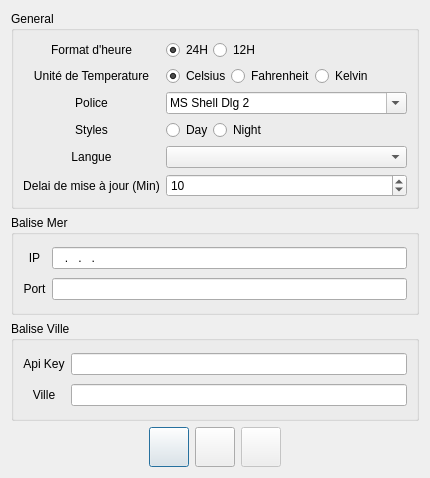
<?xml version="1.0" encoding="UTF-8"?>
<ui version="4.0">
 <class>SettingsDlg</class>
 <widget class="QDialog" name="SettingsDlg">
  <property name="windowModality">
   <enum>Qt::WindowModal</enum>
  </property>
  <property name="geometry">
   <rect>
    <x>0</x>
    <y>0</y>
    <width>430</width>
    <height>478</height>
   </rect>
  </property>
  <property name="sizePolicy">
   <sizepolicy hsizetype="Minimum" vsizetype="Minimum">
    <horstretch>0</horstretch>
    <verstretch>0</verstretch>
   </sizepolicy>
  </property>
  <property name="minimumSize">
   <size>
    <width>430</width>
    <height>478</height>
   </size>
  </property>
  <property name="maximumSize">
   <size>
    <width>430</width>
    <height>478</height>
   </size>
  </property>
  <property name="windowTitle">
   <string>Parametres</string>
  </property>
  <property name="sizeGripEnabled">
   <bool>false</bool>
  </property>
  <property name="modal">
   <bool>true</bool>
  </property>
  <layout class="QVBoxLayout" name="verticalLayout">
   <item>
    <widget class="QGroupBox" name="groupBox">
     <property name="title">
      <string>General</string>
     </property>
     <layout class="QHBoxLayout" name="horizontalLayout_4">
      <item>
       <layout class="QGridLayout" name="gridLayout_3">
        <item row="5" column="0">
         <widget class="QLabel" name="label_10">
          <property name="text">
           <string>Delai de mise à jour (Min)</string>
          </property>
          <property name="alignment">
           <set>Qt::AlignCenter</set>
          </property>
         </widget>
        </item>
        <item row="4" column="0">
         <widget class="QLabel" name="label_9">
          <property name="text">
           <string>Langue</string>
          </property>
          <property name="alignment">
           <set>Qt::AlignCenter</set>
          </property>
         </widget>
        </item>
        <item row="1" column="1">
         <layout class="QHBoxLayout" name="horizontalLayout_3">
          <item>
           <widget class="QWidget" name="widget_4" native="true">
            <layout class="QHBoxLayout" name="horizontalLayout_7">
             <property name="spacing">
              <number>0</number>
             </property>
             <property name="leftMargin">
              <number>0</number>
             </property>
             <property name="topMargin">
              <number>0</number>
             </property>
             <property name="rightMargin">
              <number>0</number>
             </property>
             <property name="bottomMargin">
              <number>0</number>
             </property>
             <item>
              <widget class="QRadioButton" name="rbUnitCelsius">
               <property name="text">
                <string>Celsius</string>
               </property>
               <property name="checked">
                <bool>true</bool>
               </property>
              </widget>
             </item>
             <item>
              <widget class="QRadioButton" name="rbUnitFahrenheit">
               <property name="text">
                <string>Fahrenheit</string>
               </property>
              </widget>
             </item>
             <item>
              <widget class="QRadioButton" name="rbUnitKelvin">
               <property name="text">
                <string>Kelvin</string>
               </property>
              </widget>
             </item>
            </layout>
           </widget>
          </item>
          <item>
           <spacer name="horizontalSpacer_4">
            <property name="orientation">
             <enum>Qt::Horizontal</enum>
            </property>
            <property name="sizeHint" stdset="0">
             <size>
              <width>40</width>
              <height>20</height>
             </size>
            </property>
           </spacer>
          </item>
         </layout>
        </item>
        <item row="3" column="0">
         <widget class="QLabel" name="label_8">
          <property name="text">
           <string>Styles</string>
          </property>
          <property name="alignment">
           <set>Qt::AlignCenter</set>
          </property>
         </widget>
        </item>
        <item row="1" column="0">
         <widget class="QLabel" name="label_6">
          <property name="text">
           <string>Unité de Temperature</string>
          </property>
          <property name="alignment">
           <set>Qt::AlignCenter</set>
          </property>
         </widget>
        </item>
        <item row="0" column="1">
         <layout class="QHBoxLayout" name="horizontalLayout_2">
          <item>
           <widget class="QWidget" name="widget_4" native="true">
            <layout class="QHBoxLayout" name="horizontalLayout_8">
             <property name="spacing">
              <number>0</number>
             </property>
             <property name="leftMargin">
              <number>0</number>
             </property>
             <property name="topMargin">
              <number>0</number>
             </property>
             <property name="rightMargin">
              <number>0</number>
             </property>
             <property name="bottomMargin">
              <number>0</number>
             </property>
             <item>
              <widget class="QRadioButton" name="rbFormat24H">
               <property name="text">
                <string>24H</string>
               </property>
               <property name="checked">
                <bool>true</bool>
               </property>
              </widget>
             </item>
             <item>
              <widget class="QRadioButton" name="rbFormat12H">
               <property name="text">
                <string>12H</string>
               </property>
              </widget>
             </item>
            </layout>
           </widget>
          </item>
          <item>
           <spacer name="horizontalSpacer_3">
            <property name="orientation">
             <enum>Qt::Horizontal</enum>
            </property>
            <property name="sizeHint" stdset="0">
             <size>
              <width>40</width>
              <height>20</height>
             </size>
            </property>
           </spacer>
          </item>
         </layout>
        </item>
        <item row="4" column="1">
         <widget class="QComboBox" name="cbLanguage">
          <property name="currentText">
           <string notr="true"/>
          </property>
         </widget>
        </item>
        <item row="2" column="1">
         <widget class="QFontComboBox" name="cbFontFamily">
          <property name="currentText">
           <string notr="true">MS Shell Dlg 2</string>
          </property>
         </widget>
        </item>
        <item row="2" column="0">
         <widget class="QLabel" name="label_7">
          <property name="text">
           <string>Police</string>
          </property>
          <property name="alignment">
           <set>Qt::AlignCenter</set>
          </property>
         </widget>
        </item>
        <item row="0" column="0">
         <widget class="QLabel" name="label_5">
          <property name="text">
           <string>Format d'heure</string>
          </property>
          <property name="alignment">
           <set>Qt::AlignCenter</set>
          </property>
         </widget>
        </item>
        <item row="5" column="1">
         <widget class="QSpinBox" name="sbDelay">
          <property name="maximum">
           <number>1000</number>
          </property>
          <property name="value">
           <number>10</number>
          </property>
         </widget>
        </item>
        <item row="3" column="1">
         <widget class="QWidget" name="widget_4" native="true">
          <layout class="QHBoxLayout" name="horizontalLayout_9">
           <property name="spacing">
            <number>0</number>
           </property>
           <property name="leftMargin">
            <number>0</number>
           </property>
           <property name="topMargin">
            <number>0</number>
           </property>
           <property name="rightMargin">
            <number>0</number>
           </property>
           <property name="bottomMargin">
            <number>0</number>
           </property>
           <item>
            <widget class="QRadioButton" name="rbStyleDay">
             <property name="text">
              <string>Day</string>
             </property>
            </widget>
           </item>
           <item>
            <widget class="QRadioButton" name="rbStyleNight">
             <property name="text">
              <string>Night</string>
             </property>
            </widget>
           </item>
           <item>
            <spacer name="horizontalSpacer_5">
             <property name="orientation">
              <enum>Qt::Horizontal</enum>
             </property>
             <property name="sizeHint" stdset="0">
              <size>
               <width>40</width>
               <height>20</height>
              </size>
             </property>
            </spacer>
           </item>
          </layout>
         </widget>
        </item>
       </layout>
      </item>
     </layout>
    </widget>
   </item>
   <item>
    <widget class="QGroupBox" name="groupBox_2">
     <property name="title">
      <string>Balise Mer</string>
     </property>
     <layout class="QHBoxLayout" name="horizontalLayout_5">
      <item>
       <layout class="QGridLayout" name="gridLayout_2">
        <item row="0" column="1">
         <widget class="QLineEdit" name="edIP">
          <property name="inputMask">
           <string notr="true">000.000.000.000</string>
          </property>
          <property name="text">
           <string notr="true">...</string>
          </property>
          <property name="echoMode">
           <enum>QLineEdit::Normal</enum>
          </property>
         </widget>
        </item>
        <item row="0" column="0">
         <widget class="QLabel" name="label_3">
          <property name="text">
           <string>IP</string>
          </property>
          <property name="alignment">
           <set>Qt::AlignCenter</set>
          </property>
         </widget>
        </item>
        <item row="1" column="0">
         <widget class="QLabel" name="label_4">
          <property name="text">
           <string>Port</string>
          </property>
          <property name="alignment">
           <set>Qt::AlignCenter</set>
          </property>
         </widget>
        </item>
        <item row="1" column="1">
         <widget class="QLineEdit" name="edPort">
          <property name="inputMask">
           <string notr="true"/>
          </property>
          <property name="text">
           <string notr="true"/>
          </property>
          <property name="maxLength">
           <number>5</number>
          </property>
         </widget>
        </item>
       </layout>
      </item>
     </layout>
    </widget>
   </item>
   <item>
    <widget class="QGroupBox" name="groupBox_3">
     <property name="title">
      <string>Balise Ville</string>
     </property>
     <layout class="QHBoxLayout" name="horizontalLayout_6">
      <item>
       <layout class="QGridLayout" name="gridLayout">
        <item row="1" column="0">
         <widget class="QLabel" name="label_2">
          <property name="text">
           <string>Ville</string>
          </property>
          <property name="alignment">
           <set>Qt::AlignCenter</set>
          </property>
         </widget>
        </item>
        <item row="0" column="0">
         <widget class="QLabel" name="label">
          <property name="text">
           <string>Api Key</string>
          </property>
          <property name="alignment">
           <set>Qt::AlignCenter</set>
          </property>
         </widget>
        </item>
        <item row="1" column="1">
         <widget class="QLineEdit" name="edCity">
          <property name="inputMask">
           <string notr="true"/>
          </property>
          <property name="text">
           <string notr="true"/>
          </property>
         </widget>
        </item>
        <item row="0" column="1">
         <widget class="QLineEdit" name="edApiKey">
          <property name="inputMask">
           <string notr="true"/>
          </property>
          <property name="text">
           <string notr="true"/>
          </property>
         </widget>
        </item>
       </layout>
      </item>
     </layout>
    </widget>
   </item>
   <item>
    <layout class="QHBoxLayout" name="horizontalLayout">
     <item>
      <spacer name="horizontalSpacer">
       <property name="orientation">
        <enum>Qt::Horizontal</enum>
       </property>
       <property name="sizeHint" stdset="0">
        <size>
         <width>40</width>
         <height>20</height>
        </size>
       </property>
      </spacer>
     </item>
     <item>
      <widget class="QPushButton" name="okBtn">
       <property name="minimumSize">
        <size>
         <width>40</width>
         <height>40</height>
        </size>
       </property>
       <property name="maximumSize">
        <size>
         <width>40</width>
         <height>40</height>
        </size>
       </property>
       <property name="text">
        <string/>
       </property>
       <property name="icon">
        <iconset resource="res.qrc">
         <normaloff>:/icons/Accept.png</normaloff>:/icons/Accept.png</iconset>
       </property>
       <property name="iconSize">
        <size>
         <width>32</width>
         <height>32</height>
        </size>
       </property>
      </widget>
     </item>
     <item>
      <widget class="QPushButton" name="cancelBtn">
       <property name="sizePolicy">
        <sizepolicy hsizetype="Minimum" vsizetype="Fixed">
         <horstretch>0</horstretch>
         <verstretch>0</verstretch>
        </sizepolicy>
       </property>
       <property name="minimumSize">
        <size>
         <width>40</width>
         <height>40</height>
        </size>
       </property>
       <property name="maximumSize">
        <size>
         <width>40</width>
         <height>40</height>
        </size>
       </property>
       <property name="text">
        <string/>
       </property>
       <property name="icon">
        <iconset resource="res.qrc">
         <normaloff>:/icons/Cancel.png</normaloff>:/icons/Cancel.png</iconset>
       </property>
       <property name="iconSize">
        <size>
         <width>32</width>
         <height>32</height>
        </size>
       </property>
      </widget>
     </item>
     <item>
      <widget class="QPushButton" name="applyBtn">
       <property name="enabled">
        <bool>false</bool>
       </property>
       <property name="minimumSize">
        <size>
         <width>40</width>
         <height>40</height>
        </size>
       </property>
       <property name="maximumSize">
        <size>
         <width>40</width>
         <height>40</height>
        </size>
       </property>
       <property name="text">
        <string/>
       </property>
       <property name="icon">
        <iconset resource="res.qrc">
         <normaloff>:/icons/Disk.png</normaloff>:/icons/Disk.png</iconset>
       </property>
       <property name="iconSize">
        <size>
         <width>32</width>
         <height>32</height>
        </size>
       </property>
      </widget>
     </item>
     <item>
      <spacer name="horizontalSpacer_2">
       <property name="orientation">
        <enum>Qt::Horizontal</enum>
       </property>
       <property name="sizeHint" stdset="0">
        <size>
         <width>40</width>
         <height>20</height>
        </size>
       </property>
      </spacer>
     </item>
    </layout>
   </item>
  </layout>
 </widget>
 <resources>
  <include location="res.qrc"/>
 </resources>
 <connections/>
</ui>
